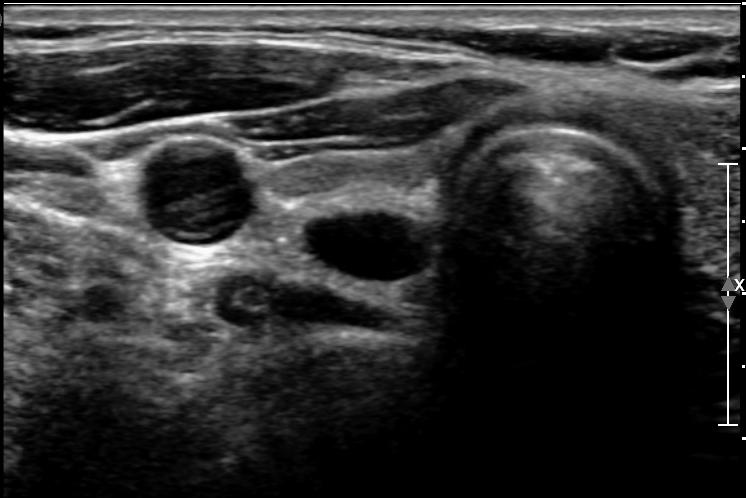
#> input picture 528.PNG, 746 x 498 px
$ python scratch.py
#> lines starting #> are read from the running program, lines starting #| are printed output that depends on the picture; after the words box and inside, x2 and y2 are one past the last pixel; in counts of white or black regions, pixels touching at a corner belong together
import cv2
import matplotlib.pyplot as plt

image = cv2.imread("528.PNG")
#> image is the input picture: shape (498, 746, 3); min 0, max 255, mean 50.2

# create a binary thresholded image
_, binary = cv2.threshold(image, 225, 255, cv2.THRESH_BINARY_INV)
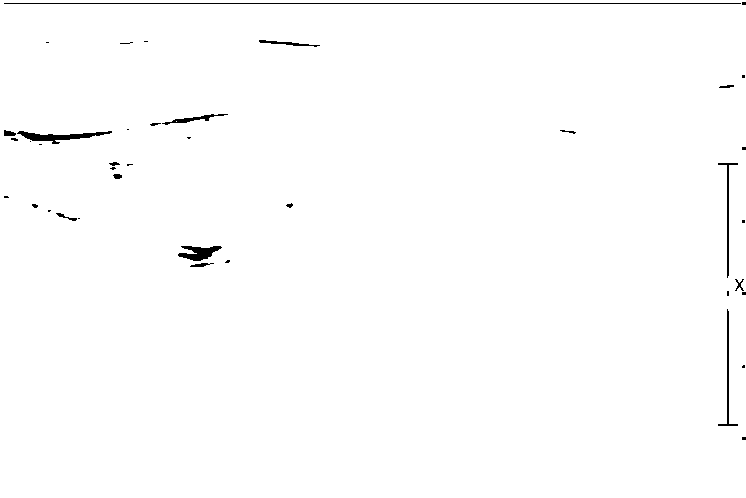
#> binary: shape (498, 746, 3); 99.2% white; 40 black regions (23 under 20 px), largest, box (x1, y1, x2, y2) and area: (4, 3, 741, 4) 737, (17, 131, 112, 144) 482, (178, 246, 222, 261) 375
# show it
plt.imshow(binary, cmap="gray")
plt.show()

# find the contours from the thresholded image
#> (the run stopped early here; a loop or call above may not have finished)
